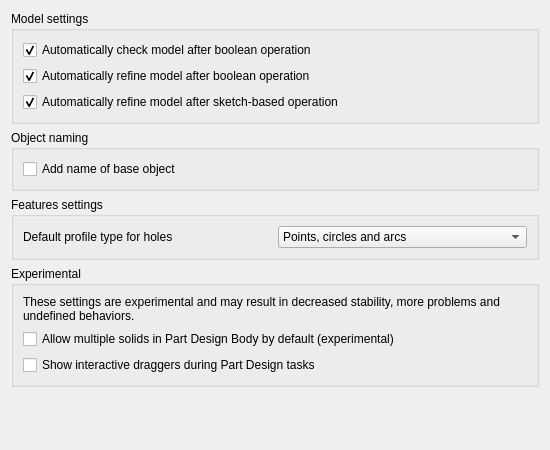
<?xml version="1.0" encoding="UTF-8"?>
<ui version="4.0">
 <class>PartGui::DlgSettingsGeneral</class>
 <widget class="QWidget" name="PartGui::DlgSettingsGeneral">
  <property name="geometry">
   <rect>
    <x>0</x>
    <y>0</y>
    <width>550</width>
    <height>450</height>
   </rect>
  </property>
  <property name="windowTitle">
   <string>General</string>
  </property>
  <layout class="QVBoxLayout" name="verticalLayout">
   <item>
    <widget class="QGroupBox" name="groupBox_2">
     <property name="title">
      <string>Model settings</string>
     </property>
     <layout class="QGridLayout" name="gridLayout">
      <item row="0" column="0">
       <widget class="Gui::PrefCheckBox" name="checkBooleanCheck">
        <property name="text">
         <string>Automatically check model after boolean operation</string>
        </property>
        <property name="checked">
         <bool>true</bool>
        </property>
        <property name="prefEntry" stdset="0">
         <cstring>CheckModel</cstring>
        </property>
        <property name="prefPath" stdset="0">
         <cstring>Mod/Part/Boolean</cstring>
        </property>
       </widget>
      </item>
      <item row="1" column="0">
       <widget class="Gui::PrefCheckBox" name="checkBooleanRefine">
        <property name="text">
         <string>Automatically refine model after boolean operation</string>
        </property>
        <property name="checked">
         <bool>true</bool>
        </property>
        <property name="prefEntry" stdset="0">
         <cstring>RefineModel</cstring>
        </property>
        <property name="prefPath" stdset="0">
         <cstring>Mod/Part/Boolean</cstring>
        </property>
       </widget>
      </item>
      <item row="2" column="0">
       <widget class="Gui::PrefCheckBox" name="checkSketchBaseRefine">
        <property name="text">
         <string>Automatically refine model after sketch-based operation</string>
        </property>
        <property name="checked">
         <bool>true</bool>
        </property>
        <property name="prefEntry" stdset="0">
         <cstring>RefineModel</cstring>
        </property>
        <property name="prefPath" stdset="0">
         <cstring>Mod/PartDesign</cstring>
        </property>
       </widget>
      </item>
     </layout>
    </widget>
   </item>
   <item>
    <widget class="QGroupBox" name="groupBox_3">
     <property name="enabled">
      <bool>true</bool>
     </property>
     <property name="visible">
      <bool>false</bool>
     </property>
     <property name="title">
      <string>Object naming</string>
     </property>
     <layout class="QGridLayout" name="gridLayout_2">
      <item row="0" column="0">
       <widget class="Gui::PrefCheckBox" name="checkObjectNaming">
        <property name="text">
         <string>Add name of base object</string>
        </property>
        <property name="prefEntry" stdset="0">
         <cstring>AddBaseObjectName</cstring>
        </property>
        <property name="prefPath" stdset="0">
         <cstring>Mod/Part</cstring>
        </property>
       </widget>
      </item>
     </layout>
    </widget>
   </item>
   <item>
    <widget class="QGroupBox" name="groupBox">
     <property name="minimumSize">
      <size>
       <width>0</width>
       <height>0</height>
      </size>
     </property>
     <property name="title">
      <string>Features settings</string>
     </property>
     <layout class="QHBoxLayout" name="horizontalLayout_2">
      <item>
       <widget class="QLabel" name="label">
        <property name="text">
         <string>Default profile type for holes</string>
        </property>
       </widget>
      </item>
      <item>
       <widget class="Gui::PrefComboBox" name="comboDefaultProfileTypeForHole">
        <property name="currentIndex">
         <number>1</number>
        </property>
        <property name="prefEntry" stdset="0">
         <cstring>defaultBaseTypeHole</cstring>
        </property>
        <property name="prefPath" stdset="0">
         <cstring>Mod/PartDesign</cstring>
        </property>
        <item>
         <property name="text">
          <string>Circles and arcs</string>
         </property>
        </item>
        <item>
         <property name="text">
          <string>Points, circles and arcs</string>
         </property>
        </item>
        <item>
         <property name="text">
          <string>Points</string>
         </property>
        </item>
       </widget>
      </item>
     </layout>
    </widget>
   </item>
   <item>
    <widget class="QGroupBox" name="groupBoxExperimental">
     <property name="enabled">
      <bool>true</bool>
     </property>
     <property name="title">
      <string>Experimental</string>
     </property>
     <property name="flat">
      <bool>false</bool>
     </property>
     <layout class="QVBoxLayout" name="verticalLayout_2">
      <item>
       <widget class="QLabel" name="warningLabel">
        <property name="text">
         <string>These settings are experimental and may result in decreased stability, more problems and undefined behaviors.</string>
        </property>
        <property name="wordWrap">
         <bool>true</bool>
        </property>
       </widget>
      </item>
      <item>
       <widget class="Gui::PrefCheckBox" name="checkAllowCompoundBody">
        <property name="text">
         <string>Allow multiple solids in Part Design Body by default (experimental)</string>
        </property>
        <property name="prefEntry" stdset="0">
         <cstring>AllowCompoundDefault</cstring>
        </property>
        <property name="prefPath" stdset="0">
         <cstring>Mod/PartDesign</cstring>
        </property>
       </widget>
      </item>
      <item>
       <widget class="Gui::PrefCheckBox" name="enableGizmos">
        <property name="text">
         <string>Show interactive draggers during Part Design tasks</string>
        </property>
        <property name="prefEntry" stdset="0">
         <cstring>EnableGizmos</cstring>
        </property>
        <property name="prefPath" stdset="0">
         <cstring>Mod/PartDesign</cstring>
        </property>
       </widget>
      </item>
     </layout>
    </widget>
   </item>
   <item>
    <spacer>
     <property name="orientation">
      <enum>Qt::Orientation::Vertical</enum>
     </property>
     <property name="sizeHint" stdset="0">
      <size>
       <width>20</width>
       <height>40</height>
      </size>
     </property>
    </spacer>
   </item>
  </layout>
 </widget>
 <customwidgets>
  <customwidget>
   <class>Gui::PrefCheckBox</class>
   <extends>QCheckBox</extends>
   <header>Gui/PrefWidgets.h</header>
  </customwidget>
  <customwidget>
   <class>Gui::PrefComboBox</class>
   <extends>QComboBox</extends>
   <header>Gui/PrefWidgets.h</header>
  </customwidget>
 </customwidgets>
 <resources/>
 <connections/>
</ui>
